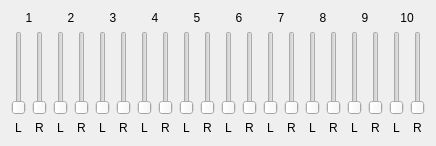
          <widget class="QWidget" name="analog" >
           <attribute name="title" >
            <string>A&amp;nalog</string>
           </attribute>
           <layout class="QGridLayout" >
            <item row="1" column="19" >
             <widget class="QSlider" name="sldIMixAnalog10R" >
              <property name="minimum" >
               <number>0</number>
              </property>
              <property name="maximum" >
               <number>32767</number>
              </property>
              <property name="singleStep" >
               <number>10000</number>
              </property>
              <property name="pageStep" >
               <number>1000</number>
              </property>
              <property name="orientation" >
               <enum>Qt::Vertical</enum>
              </property>
              <property name="tickInterval" >
               <number>10000</number>
              </property>
             </widget>
            </item>
            <item row="2" column="1" >
             <widget class="QLabel" name="txtIMixAnalog1R" >
              <property name="text" >
               <string>R</string>
              </property>
              <property name="alignment" >
               <set>Qt::AlignCenter</set>
              </property>
              <property name="wordWrap" >
               <bool>false</bool>
              </property>
             </widget>
            </item>
            <item row="1" column="9" >
             <widget class="QSlider" name="sldIMixAnalog5R" >
              <property name="minimum" >
               <number>0</number>
              </property>
              <property name="maximum" >
               <number>32767</number>
              </property>
              <property name="singleStep" >
               <number>10000</number>
              </property>
              <property name="pageStep" >
               <number>1000</number>
              </property>
              <property name="orientation" >
               <enum>Qt::Vertical</enum>
              </property>
              <property name="tickInterval" >
               <number>10000</number>
              </property>
             </widget>
            </item>
            <item row="0" column="4" colspan="2" >
             <widget class="QLabel" name="txtIMixAnalog3" >
              <property name="text" >
               <string>3</string>
              </property>
              <property name="alignment" >
               <set>Qt::AlignCenter</set>
              </property>
              <property name="wordWrap" >
               <bool>false</bool>
              </property>
             </widget>
            </item>
            <item row="1" column="18" >
             <widget class="QSlider" name="sldIMixAnalog10L" >
              <property name="minimum" >
               <number>0</number>
              </property>
              <property name="maximum" >
               <number>32767</number>
              </property>
              <property name="singleStep" >
               <number>10000</number>
              </property>
              <property name="pageStep" >
               <number>1000</number>
              </property>
              <property name="orientation" >
               <enum>Qt::Vertical</enum>
              </property>
              <property name="tickInterval" >
               <number>10000</number>
              </property>
             </widget>
            </item>
            <item row="0" column="2" colspan="2" >
             <widget class="QLabel" name="txtIMixAnalog2" >
              <property name="text" >
               <string>2</string>
              </property>
              <property name="alignment" >
               <set>Qt::AlignCenter</set>
              </property>
              <property name="wordWrap" >
               <bool>false</bool>
              </property>
             </widget>
            </item>
            <item row="1" column="8" >
             <widget class="QSlider" name="sldIMixAnalog5L" >
              <property name="minimum" >
               <number>0</number>
              </property>
              <property name="maximum" >
               <number>32767</number>
              </property>
              <property name="singleStep" >
               <number>10000</number>
              </property>
              <property name="pageStep" >
               <number>1000</number>
              </property>
              <property name="orientation" >
               <enum>Qt::Vertical</enum>
              </property>
              <property name="tickInterval" >
               <number>10000</number>
              </property>
             </widget>
            </item>
            <item row="1" column="12" >
             <widget class="QSlider" name="sldIMixAnalog7L" >
              <property name="minimum" >
               <number>0</number>
              </property>
              <property name="maximum" >
               <number>32767</number>
              </property>
              <property name="singleStep" >
               <number>10000</number>
              </property>
              <property name="pageStep" >
               <number>1000</number>
              </property>
              <property name="orientation" >
               <enum>Qt::Vertical</enum>
              </property>
              <property name="tickInterval" >
               <number>10000</number>
              </property>
             </widget>
            </item>
            <item row="1" column="17" >
             <widget class="QSlider" name="sldIMixAnalog9R" >
              <property name="minimum" >
               <number>0</number>
              </property>
              <property name="maximum" >
               <number>32767</number>
              </property>
              <property name="singleStep" >
               <number>10000</number>
              </property>
              <property name="pageStep" >
               <number>1000</number>
              </property>
              <property name="orientation" >
               <enum>Qt::Vertical</enum>
              </property>
              <property name="tickInterval" >
               <number>10000</number>
              </property>
             </widget>
            </item>
            <item row="1" column="4" >
             <widget class="QSlider" name="sldIMixAnalog3L" >
              <property name="minimum" >
               <number>0</number>
              </property>
              <property name="maximum" >
               <number>32767</number>
              </property>
              <property name="singleStep" >
               <number>10000</number>
              </property>
              <property name="pageStep" >
               <number>1000</number>
              </property>
              <property name="orientation" >
               <enum>Qt::Vertical</enum>
              </property>
              <property name="tickInterval" >
               <number>10000</number>
              </property>
             </widget>
            </item>
            <item row="1" column="1" >
             <widget class="QSlider" name="sldIMixAnalog1R" >
              <property name="minimum" >
               <number>0</number>
              </property>
              <property name="maximum" >
               <number>32767</number>
              </property>
              <property name="singleStep" >
               <number>10000</number>
              </property>
              <property name="pageStep" >
               <number>1000</number>
              </property>
              <property name="orientation" >
               <enum>Qt::Vertical</enum>
              </property>
              <property name="tickInterval" >
               <number>10000</number>
              </property>
             </widget>
            </item>
            <item row="2" column="19" >
             <widget class="QLabel" name="txtIMixAnalog10R" >
              <property name="text" >
               <string>R</string>
              </property>
              <property name="alignment" >
               <set>Qt::AlignCenter</set>
              </property>
              <property name="wordWrap" >
               <bool>false</bool>
              </property>
             </widget>
            </item>
            <item row="2" column="2" >
             <widget class="QLabel" name="txtIMixAnalog2L" >
              <property name="text" >
               <string>L</string>
              </property>
              <property name="alignment" >
               <set>Qt::AlignCenter</set>
              </property>
              <property name="wordWrap" >
               <bool>false</bool>
              </property>
             </widget>
            </item>
            <item row="2" column="0" >
             <widget class="QLabel" name="txtIMixAnalog1L" >
              <property name="text" >
               <string>L</string>
              </property>
              <property name="alignment" >
               <set>Qt::AlignCenter</set>
              </property>
              <property name="wordWrap" >
               <bool>false</bool>
              </property>
             </widget>
            </item>
            <item row="2" column="15" >
             <widget class="QLabel" name="txtIMixAnalog8R" >
              <property name="text" >
               <string>R</string>
              </property>
              <property name="alignment" >
               <set>Qt::AlignCenter</set>
              </property>
              <property name="wordWrap" >
               <bool>false</bool>
              </property>
             </widget>
            </item>
            <item row="1" column="10" >
             <widget class="QSlider" name="sldIMixAnalog6L" >
              <property name="minimum" >
               <number>0</number>
              </property>
              <property name="maximum" >
               <number>32767</number>
              </property>
              <property name="singleStep" >
               <number>10000</number>
              </property>
              <property name="pageStep" >
               <number>1000</number>
              </property>
              <property name="orientation" >
               <enum>Qt::Vertical</enum>
              </property>
              <property name="tickInterval" >
               <number>10000</number>
              </property>
             </widget>
            </item>
            <item row="2" column="11" >
             <widget class="QLabel" name="txtIMixAnalog6R" >
              <property name="text" >
               <string>R</string>
              </property>
              <property name="alignment" >
               <set>Qt::AlignCenter</set>
              </property>
              <property name="wordWrap" >
               <bool>false</bool>
              </property>
             </widget>
            </item>
            <item row="1" column="5" >
             <widget class="QSlider" name="sldIMixAnalog3R" >
              <property name="minimum" >
               <number>0</number>
              </property>
              <property name="maximum" >
               <number>32767</number>
              </property>
              <property name="singleStep" >
               <number>10000</number>
              </property>
              <property name="pageStep" >
               <number>1000</number>
              </property>
              <property name="orientation" >
               <enum>Qt::Vertical</enum>
              </property>
              <property name="tickInterval" >
               <number>10000</number>
              </property>
             </widget>
            </item>
            <item row="2" column="16" >
             <widget class="QLabel" name="txtIMixAnalog9L" >
              <property name="text" >
               <string>L</string>
              </property>
              <property name="alignment" >
               <set>Qt::AlignCenter</set>
              </property>
              <property name="wordWrap" >
               <bool>false</bool>
              </property>
             </widget>
            </item>
            <item row="2" column="8" >
             <widget class="QLabel" name="txtIMixAnalog5L" >
              <property name="text" >
               <string>L</string>
              </property>
              <property name="alignment" >
               <set>Qt::AlignCenter</set>
              </property>
              <property name="wordWrap" >
               <bool>false</bool>
              </property>
             </widget>
            </item>
            <item row="1" column="15" >
             <widget class="QSlider" name="sldIMixAnalog8R" >
              <property name="minimum" >
               <number>0</number>
              </property>
              <property name="maximum" >
               <number>32767</number>
              </property>
              <property name="singleStep" >
               <number>10000</number>
              </property>
              <property name="pageStep" >
               <number>1000</number>
              </property>
              <property name="orientation" >
               <enum>Qt::Vertical</enum>
              </property>
              <property name="tickInterval" >
               <number>10000</number>
              </property>
             </widget>
            </item>
            <item row="0" column="10" colspan="2" >
             <widget class="QLabel" name="txtIMixAnalog6" >
              <property name="text" >
               <string>6</string>
              </property>
              <property name="alignment" >
               <set>Qt::AlignCenter</set>
              </property>
              <property name="wordWrap" >
               <bool>false</bool>
              </property>
             </widget>
            </item>
            <item row="2" column="18" >
             <widget class="QLabel" name="txtIMixAnalog10L" >
              <property name="text" >
               <string>L</string>
              </property>
              <property name="alignment" >
               <set>Qt::AlignCenter</set>
              </property>
              <property name="wordWrap" >
               <bool>false</bool>
              </property>
             </widget>
            </item>
            <item row="2" column="13" >
             <widget class="QLabel" name="txtIMixAnalog7R" >
              <property name="text" >
               <string>R</string>
              </property>
              <property name="alignment" >
               <set>Qt::AlignCenter</set>
              </property>
              <property name="wordWrap" >
               <bool>false</bool>
              </property>
             </widget>
            </item>
            <item row="2" column="5" >
             <widget class="QLabel" name="txtIMixAnalog3R" >
              <property name="text" >
               <string>R</string>
              </property>
              <property name="alignment" >
               <set>Qt::AlignCenter</set>
              </property>
              <property name="wordWrap" >
               <bool>false</bool>
              </property>
             </widget>
            </item>
            <item row="1" column="6" >
             <widget class="QSlider" name="sldIMixAnalog4L" >
              <property name="minimum" >
               <number>0</number>
              </property>
              <property name="maximum" >
               <number>32767</number>
              </property>
              <property name="singleStep" >
               <number>10000</number>
              </property>
              <property name="pageStep" >
               <number>1000</number>
              </property>
              <property name="orientation" >
               <enum>Qt::Vertical</enum>
              </property>
              <property name="tickInterval" >
               <number>10000</number>
              </property>
             </widget>
            </item>
            <item row="1" column="13" >
             <widget class="QSlider" name="sldIMixAnalog7R" >
              <property name="minimum" >
               <number>0</number>
              </property>
              <property name="maximum" >
               <number>32767</number>
              </property>
              <property name="singleStep" >
               <number>10000</number>
              </property>
              <property name="pageStep" >
               <number>1000</number>
              </property>
              <property name="orientation" >
               <enum>Qt::Vertical</enum>
              </property>
              <property name="tickInterval" >
               <number>10000</number>
              </property>
             </widget>
            </item>
            <item row="1" column="2" >
             <widget class="QSlider" name="sldIMixAnalog2L" >
              <property name="minimum" >
               <number>0</number>
              </property>
              <property name="maximum" >
               <number>32767</number>
              </property>
              <property name="singleStep" >
               <number>10000</number>
              </property>
              <property name="pageStep" >
               <number>1000</number>
              </property>
              <property name="orientation" >
               <enum>Qt::Vertical</enum>
              </property>
              <property name="tickInterval" >
               <number>10000</number>
              </property>
             </widget>
            </item>
            <item row="0" column="6" colspan="2" >
             <widget class="QLabel" name="txtIMixAnalog4" >
              <property name="text" >
               <string>4</string>
              </property>
              <property name="alignment" >
               <set>Qt::AlignCenter</set>
              </property>
              <property name="wordWrap" >
               <bool>false</bool>
              </property>
             </widget>
            </item>
            <item row="2" column="17" >
             <widget class="QLabel" name="txtIMixAnalog9R" >
              <property name="text" >
               <string>R</string>
              </property>
              <property name="alignment" >
               <set>Qt::AlignCenter</set>
              </property>
              <property name="wordWrap" >
               <bool>false</bool>
              </property>
             </widget>
            </item>
            <item row="2" column="7" >
             <widget class="QLabel" name="txtIMixAnalog4R" >
              <property name="text" >
               <string>R</string>
              </property>
              <property name="alignment" >
               <set>Qt::AlignCenter</set>
              </property>
              <property name="wordWrap" >
               <bool>false</bool>
              </property>
             </widget>
            </item>
            <item row="0" column="12" colspan="2" >
             <widget class="QLabel" name="txtIMixAnalog7" >
              <property name="text" >
               <string>7</string>
              </property>
              <property name="alignment" >
               <set>Qt::AlignCenter</set>
              </property>
              <property name="wordWrap" >
               <bool>false</bool>
              </property>
             </widget>
            </item>
            <item row="2" column="10" >
             <widget class="QLabel" name="txtIMixAnalog6L" >
              <property name="text" >
               <string>L</string>
              </property>
              <property name="alignment" >
               <set>Qt::AlignCenter</set>
              </property>
              <property name="wordWrap" >
               <bool>false</bool>
              </property>
             </widget>
            </item>
            <item row="1" column="14" >
             <widget class="QSlider" name="sldIMixAnalog8L" >
              <property name="minimum" >
               <number>0</number>
              </property>
              <property name="maximum" >
               <number>32767</number>
              </property>
              <property name="singleStep" >
               <number>10000</number>
              </property>
              <property name="pageStep" >
               <number>1000</number>
              </property>
              <property name="orientation" >
               <enum>Qt::Vertical</enum>
              </property>
              <property name="tickInterval" >
               <number>10000</number>
              </property>
             </widget>
            </item>
            <item row="1" column="7" >
             <widget class="QSlider" name="sldIMixAnalog4R" >
              <property name="minimum" >
               <number>0</number>
              </property>
              <property name="maximum" >
               <number>32767</number>
              </property>
              <property name="singleStep" >
               <number>10000</number>
              </property>
              <property name="pageStep" >
               <number>1000</number>
              </property>
              <property name="orientation" >
               <enum>Qt::Vertical</enum>
              </property>
              <property name="tickInterval" >
               <number>10000</number>
              </property>
             </widget>
            </item>
            <item row="2" column="4" >
             <widget class="QLabel" name="txtIMixAnalog3L" >
              <property name="text" >
               <string>L</string>
              </property>
              <property name="alignment" >
               <set>Qt::AlignCenter</set>
              </property>
              <property name="wordWrap" >
               <bool>false</bool>
              </property>
             </widget>
            </item>
            <item row="1" column="16" >
             <widget class="QSlider" name="sldIMixAnalog9L" >
              <property name="minimum" >
               <number>0</number>
              </property>
              <property name="maximum" >
               <number>32767</number>
              </property>
              <property name="singleStep" >
               <number>10000</number>
              </property>
              <property name="pageStep" >
               <number>1000</number>
              </property>
              <property name="orientation" >
               <enum>Qt::Vertical</enum>
              </property>
              <property name="tickInterval" >
               <number>10000</number>
              </property>
             </widget>
            </item>
            <item row="1" column="11" >
             <widget class="QSlider" name="sldIMixAnalog6R" >
              <property name="minimum" >
               <number>0</number>
              </property>
              <property name="maximum" >
               <number>32767</number>
              </property>
              <property name="singleStep" >
               <number>10000</number>
              </property>
              <property name="pageStep" >
               <number>1000</number>
              </property>
              <property name="orientation" >
               <enum>Qt::Vertical</enum>
              </property>
              <property name="tickInterval" >
               <number>10000</number>
              </property>
             </widget>
            </item>
            <item row="2" column="6" >
             <widget class="QLabel" name="txtIMixAnalog4L" >
              <property name="text" >
               <string>L</string>
              </property>
              <property name="alignment" >
               <set>Qt::AlignCenter</set>
              </property>
              <property name="wordWrap" >
               <bool>false</bool>
              </property>
             </widget>
            </item>
            <item row="0" column="14" colspan="2" >
             <widget class="QLabel" name="txtIMixAnalog8" >
              <property name="text" >
               <string>8</string>
              </property>
              <property name="alignment" >
               <set>Qt::AlignCenter</set>
              </property>
              <property name="wordWrap" >
               <bool>false</bool>
              </property>
             </widget>
            </item>
            <item row="0" column="18" colspan="2" >
             <widget class="QLabel" name="txtIMixAnalog10" >
              <property name="text" >
               <string>10</string>
              </property>
              <property name="alignment" >
               <set>Qt::AlignCenter</set>
              </property>
              <property name="wordWrap" >
               <bool>false</bool>
              </property>
             </widget>
            </item>
            <item row="2" column="12" >
             <widget class="QLabel" name="txtIMixAnalog7L" >
              <property name="text" >
               <string>L</string>
              </property>
              <property name="alignment" >
               <set>Qt::AlignCenter</set>
              </property>
              <property name="wordWrap" >
               <bool>false</bool>
              </property>
             </widget>
            </item>
            <item row="2" column="9" >
             <widget class="QLabel" name="txtIMixAnalog5R" >
              <property name="text" >
               <string>R</string>
              </property>
              <property name="alignment" >
               <set>Qt::AlignCenter</set>
              </property>
              <property name="wordWrap" >
               <bool>false</bool>
              </property>
             </widget>
            </item>
            <item row="1" column="3" >
             <widget class="QSlider" name="sldIMixAnalog2R" >
              <property name="minimum" >
               <number>0</number>
              </property>
              <property name="maximum" >
               <number>32767</number>
              </property>
              <property name="singleStep" >
               <number>10000</number>
              </property>
              <property name="pageStep" >
               <number>1000</number>
              </property>
              <property name="orientation" >
               <enum>Qt::Vertical</enum>
              </property>
              <property name="tickInterval" >
               <number>10000</number>
              </property>
             </widget>
            </item>
            <item row="0" column="8" colspan="2" >
             <widget class="QLabel" name="txtIMixAnalog5" >
              <property name="text" >
               <string>5</string>
              </property>
              <property name="alignment" >
               <set>Qt::AlignCenter</set>
              </property>
              <property name="wordWrap" >
               <bool>false</bool>
              </property>
             </widget>
            </item>
            <item row="2" column="14" >
             <widget class="QLabel" name="txtIMixAnalog8L" >
              <property name="text" >
               <string>L</string>
              </property>
              <property name="alignment" >
               <set>Qt::AlignCenter</set>
              </property>
              <property name="wordWrap" >
               <bool>false</bool>
              </property>
             </widget>
            </item>
            <item row="0" column="16" colspan="2" >
             <widget class="QLabel" name="txtIMixAnalog9" >
              <property name="text" >
               <string>9</string>
              </property>
              <property name="alignment" >
               <set>Qt::AlignCenter</set>
              </property>
              <property name="wordWrap" >
               <bool>false</bool>
              </property>
             </widget>
            </item>
            <item row="2" column="3" >
             <widget class="QLabel" name="txtIMixAnalog2R" >
              <property name="text" >
               <string>R</string>
              </property>
              <property name="alignment" >
               <set>Qt::AlignCenter</set>
              </property>
              <property name="wordWrap" >
               <bool>false</bool>
              </property>
             </widget>
            </item>
            <item row="1" column="0" >
             <widget class="QSlider" name="sldIMixAnalog1L" >
              <property name="minimum" >
               <number>0</number>
              </property>
              <property name="maximum" >
               <number>32767</number>
              </property>
              <property name="singleStep" >
               <number>10000</number>
              </property>
              <property name="pageStep" >
               <number>1000</number>
              </property>
              <property name="orientation" >
               <enum>Qt::Vertical</enum>
              </property>
              <property name="tickInterval" >
               <number>10000</number>
              </property>
             </widget>
            </item>
            <item row="0" column="0" colspan="2" >
             <widget class="QLabel" name="txtIMixAnalog1" >
              <property name="text" >
               <string>1</string>
              </property>
              <property name="alignment" >
               <set>Qt::AlignCenter</set>
              </property>
              <property name="wordWrap" >
               <bool>false</bool>
              </property>
             </widget>
            </item>
           </layout>
          </widget>
